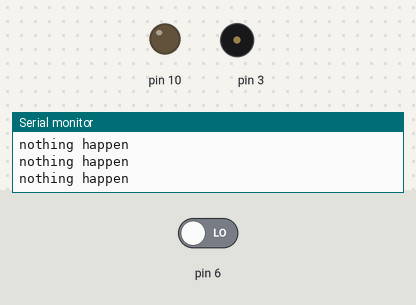
Recording of a sketch running on a simulated Arduino Uno, built with avr-gcc and run on an emulated ATmega328P. Parts: output pins drawn as LEDs (lit = HIGH), buzzer (waves = sounding), the last lines printed to the serial monitor. The inputs (shaded band) are chosen by the test bench; at power-on: pin 6 LOW.

Above: at 2.8 s.
2.9 s: pin 6 driven HIGH
At 3.3 s:
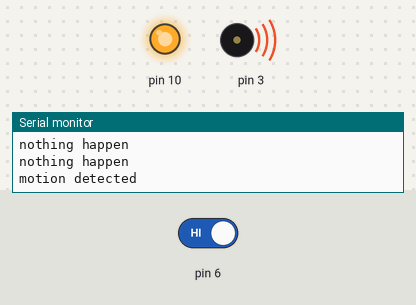
4.5 s: pin 6 driven LOW
At 5.8 s:
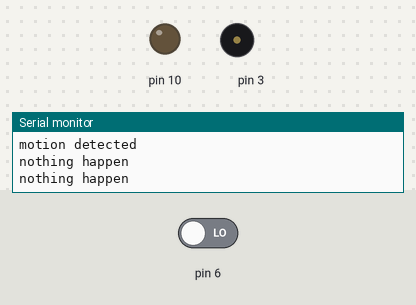
Timing chart, 0 to 7.5 s (numbered marks = the images above; inputs shaded):
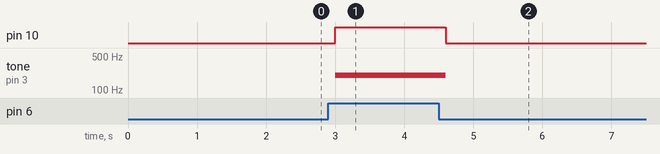

The sketch:

Smart_home.ino
```cpp
void setup()
{
  Serial.begin(9600);
  pinMode(6,INPUT);
  pinMode(10, OUTPUT);
  pinMode(3,OUTPUT);

}

void loop()
{
  int motion=digitalRead(6);
  if(motion==1)
  {
    digitalWrite(10,HIGH);
    tone(3,200);
    delay(200);
    Serial.println("motion detected");
  }
  else
  {
    Serial.println("nothing happen");
    digitalWrite(10,LOW);
    noTone(3);
    delay(1000);
  }
}
```

Measured:
- after the input at 2.9 s, pin 10: LOW → HIGH after 0.10 s; tone on pin 3: silent → 200 Hz after 0.10 s
- after the input at 4.5 s, pin 10: HIGH → LOW after 0.10 s; tone on pin 3: 200 Hz → silent after 0.10 s
